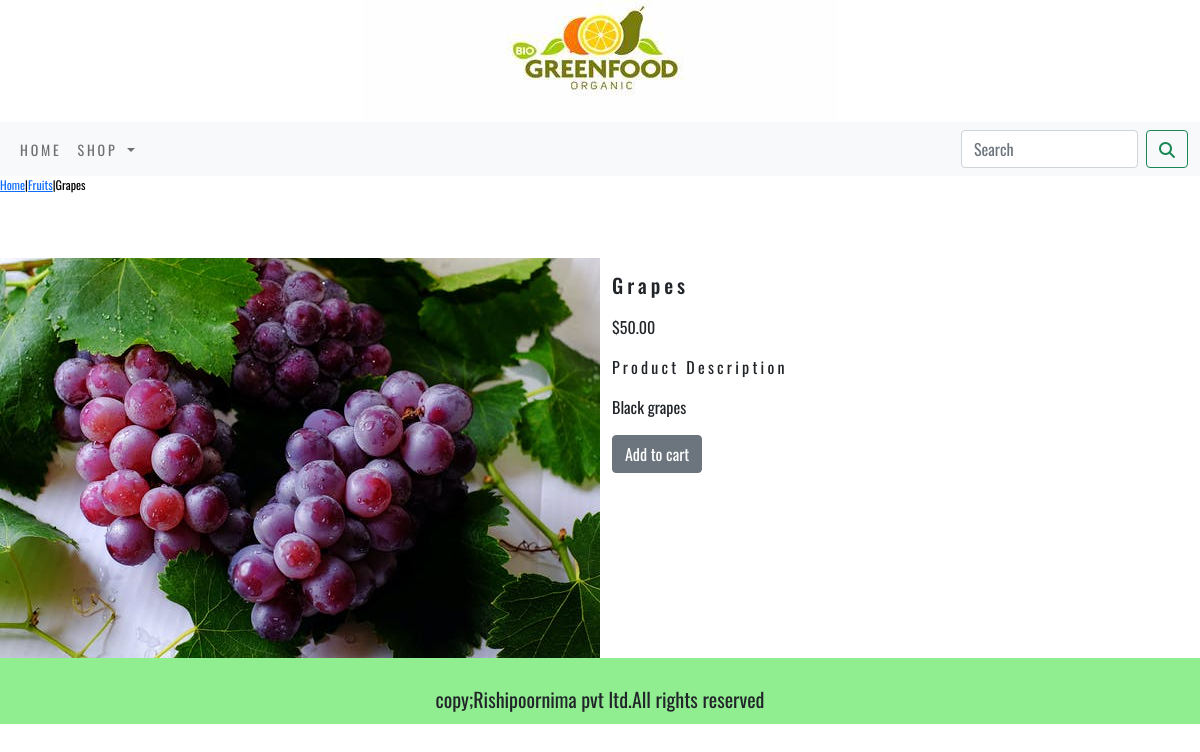
The app's page /ecomerseapp/fruits/grapes/ with its own data.
### ecomerseapp/models.py (models this page shows, shortened)
class product(models.Model):
    name = models.CharField(max_length=250,unique=True)
    slug = models.SlugField(max_length=250,unique=True)
    description = models.TextField(blank=True)
    price = models.DecimalField(max_digits=10,decimal_places=2)
    category = models.ForeignKey(category,on_delete=models.CASCADE)
    image = models.ImageField(upload_to="product",blank=True)
    stock=models.IntegerField()
    available = models.BooleanField(default=True)
    created=models.DateTimeField(auto_now_add=True)
    updated = models.DateTimeField(auto_now=True)
    class Meta:
        ordering =('name',)
        verbose_name='product'
        verbose_name_plural='products'

class category(models.Model):
    name =models.CharField(max_length=250,unique=True)
    slug =models.SlugField(max_length=250,unique=True)
    description =models.TextField(blank=True)
    image =models.ImageField(upload_to="category",blank=True)
    class Meta:
        ordering =('name',)
        verbose_name ='category'
        verbose_name_plural ='categories'
    def get_url(self):
        return reverse('ecomerseapp:product_by_category',args=[self.slug])
    def __str__(self):
        return '{}'.format(self.name)

### ecomerseapp/views.py (the view)
# urls.py: path("<slug:c_slug>/<slug:p_slug>/", views.prodetail, name='productcatdetail')
def prodetail(request,c_slug,p_slug):
    try:
        Product = product.objects.get(category__slug=c_slug,slug=p_slug)
    except Exception as e:
        raise e
    return render(request,'product.html',{'Product':Product})

### cart/context_processors.py (called while the page is built)
def counter(request):
    item_count=0
    if 'admin' in request.path:
        return {}
    else:
        try:
            cart=Cart.objects.filter(cart_id =_cart_id(request))
            car_items = CartItem.objects.all().filter(cart=cart[:1])
            for cart_item in car_items:
             item_count += cart_item.quantity
        except Cart.DoesNotExist:
            item_count=0
    return  dict(item_count=item_count)

### cart/views.py (called while the page is built)
def _cart_id(request):
    cart = request.session.session_key
    if not cart:
        cart = request.session.create()
    return cart

### ecomerseapp/context_processors.py (called while the page is built)
def menu_links(request):
    links = category.objects.all()
    return dict(links=links)

### templates/product.html (shortened to what this page needs)
{%extends 'base.html' %}
{% load static %}
{% block content %}
    <div class="row my_prod_row_class">
        <div class="mx-auto">
            <p><a href="{% url 'ecomerseapp:allprodcat' %}">Home</a>|<a href="{{Product.category.get_url}}">{{Product.category}}</a>|{{Product.name}}</p>
        </div>
        <div class="container mt-4 ">
   <br>
    <div class="row gy-4">
        <div class="col-md-12 col-sm-12 col-md-12 col-lg-6 text-center">
        <div style="min-width:18rem;">
             <img src="{{Product.image.url}}" alt="{{Product.name}}">
        </div>
        </div>
            <div class="col-12 col-sm-12 col-md-12 col-lg-6">
                <div>
                   <h1 class=" my_prod_title">{{Product.name}}</h1>
                    <p>${{Product.price}}</p>
                   <p class="my_title">Product Description</p>
                   <p class="text-justify my_prod_text">{{Product.description}}</p>
                  {% if Product.stock <= 0 %}
                    <p class="text-justify my_prod_text"><b>Out of stock</b></p>
                  {% else %}
                   <a class="btn btn-secondary" href="{% url 'cart:add_cart' Product.id %}">Add to cart</a>
                   {% endif %}
                </div>
            </div>
</div>
 </div>
    </div>
{% endblock %}

### static/css/custom.css (style rules this page uses)
body { font-family: 'Oswald', sans-serif; }
.my_title { font-size:16px; text_transform:uppercase; letter-spacing:.2em; }
.my_prod_row_class { padding_top:15px; padding_bottom:20px; }
.my_prod_row_class .mx-auto { color:#000; font-size:12px; text-decoration:none; }
.my_prod_title { font-size:20px; text_transform:uppercase; letter-spacing:.2em; padding-top:15px; padding-bottom:10px; }
.my_prod_text { padding-right:20px; }

### records on screen
product: category "Fruits", name "Grapes", image (picture), price "50.00", description "Black grapes"
